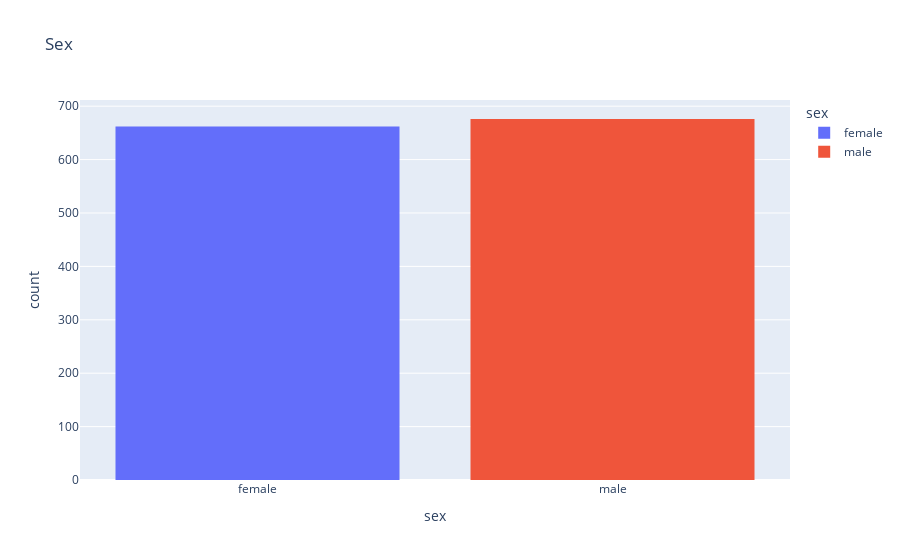

Notebook cell for this chart:
### Code cell
px.histogram(medical_df, x = 'sex', title='Sex', color='sex')

### Figure 1 — Plotly figure (JSON) as saved in the notebook; plotly's stock layout.template omitted (floating-point values rounded to 4 significant figures; data arrays with more than 128 entries replaced by an {"elided": "..."} marker saying what was removed)
{"data": [{"bingroup": "x", "hovertemplate": "sex=%{x}<br>count=%{y}<extra></extra>", "legendgroup": "female", "marker": {"color": "#636efa", "pattern": {"shape": ""}}, "name": "female", "orientation": "v", "showlegend": true, "type": "histogram", "x": {"elided": "662 str values"}, "xaxis": "x", "yaxis": "y"}, {"bingroup": "x", "hovertemplate": "sex=%{x}<br>count=%{y}<extra></extra>", "legendgroup": "male", "marker": {"color": "#EF553B", "pattern": {"shape": ""}}, "name": "male", "orientation": "v", "showlegend": true, "type": "histogram", "x": {"elided": "676 str values"}, "xaxis": "x", "yaxis": "y"}], "layout": {"barmode": "relative", "legend": {"title": {"text": "sex"}, "tracegroupgap": 0}, "title": {"text": "Sex"}, "xaxis": {"anchor": "y", "categoryarray": ["female", "male"], "categoryorder": "array", "domain": [0, 1], "title": {"text": "sex"}}, "yaxis": {"anchor": "x", "domain": [0, 1], "title": {"text": "count"}}}}
